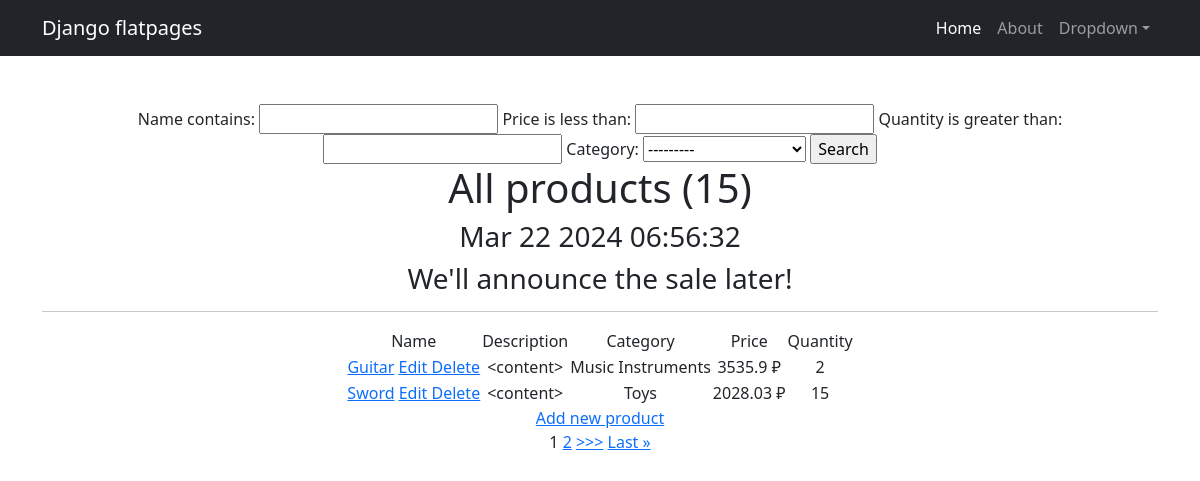
Screenshot of /products/ with the database file from the repository.
### simpleapp/models.py (models this page shows, shortened)
class Product(models.Model):
    name = models.CharField(
        max_length=50,
        unique=True,  # названия товаров не должны повторяться
    )
    description = models.TextField(
    )
    quantity = models.IntegerField(
        validators=[MinValueValidator(0, 'Quantity should be >= 0')],  # количество не может быть меньше 0
    )
    category = models.ForeignKey(
        to='Category',
        on_delete=models.CASCADE,
        related_name='products',  # все продукты в категории будут доступны через поле products
    )
    price = models.FloatField(
        validators=[MinValueValidator(0.0)],
    )
    def __str__(self):
        return f'{self.name.title()}: {self.description[:20]} ({self.price})'

class Category(models.Model):
    name = models.CharField(max_length=100, unique=True)
    def __str__(self):
        return self.name.title()

### simpleapp/views.py (the view)
# urls.py: path('', ProductsList.as_view()),
class ProductsList(ListView):
    model = Product
    ordering = '-price'
    template_name = 'products.html'
    context_object_name = 'products'  # по умолчанию носит имя 'object_list' и 'form'(?)
    paginate_by = 2  # поставим постраничный вывод в два элемента
    def get_context_data(self, **kwargs):
        context = super().get_context_data(**kwargs)  # сначала переопределяем набор аргументов класса
        context['filter'] = ProductFilter(self.request.GET, queryset=self.get_queryset())
        try:
            context['parameter'] = context['filter'].data.urlencode()
        except AttributeError:
            pass
        context['time_now'] = datetime.now()
        context['next_sale'] = None
        pprint(context)  # вывод всего содержимого объекта (context) в консоль
        return context
    def get_queryset(self):
        queryset = super().get_queryset()
        return ProductFilter(self.request.GET, queryset=queryset).qs

### simpleapp/templatetags/custom_filters.py (called while the page is built)
@register.filter()
def currency(value, code='rub'):
    postfix = CURRENCIES_SYMBOLS[code]
    return f'{value} {postfix}'

### simpleapp/templatetags/custom_tags.py (called while the page is built)
@register.simple_tag()
def current_time(format_string='%b %d %Y'):
    return datetime.now().strftime(format_string)

### templates/products.html (shortened to what this page needs)
{% extends 'flatpages/default.html' %}
{% load custom_filters %}
{% load custom_tags %}
{% block content %}
   <form method="GET">
       {{ filter.form }}
       <input type="submit" value="Search">
   </form>
   <h1>All products ({{ paginator.count }})</h1>
   <h3>{% current_time '%b %d %Y %H:%M:%S' %}</h3>
   <h3> {{ next_sale|default_if_none:"We'll announce the sale later!" }} </h3>
   <hr>
   {% if products %}
       <table align="center">
           <tr>
               <td>Name</td>
               <td>Description</td>
               <td>Category</td>
               <td>Price</td>
               <td>Quantity</td>
           </tr>
           {% for product in products %}
           <tr>
               <td>
                   <a href="{% url 'product_detail' product.id %}">{{ product.name|title }}</a>
                   <a href="{% url 'product_update' product.id %}"><u> Edit </u></a>
                   <a href="{% url 'product_delete' product.id %}"><u> Delete </u></a>
               </td>
               <td>{{ product.description|truncatechars:15 }}</td>
               <td>{{ product.category.name|title }}</td>
               <td>{{ product.price|currency }}</td>
               <td>{{ product.quantity }}</td>
           </tr>
           {% endfor %}
       </table>
   {% else %}
       <h2>There are no products!</h2>
   {% endif %}
   <a href="{% url 'product_create' %}">Add new product</a><br>
    {% if is_paginated %}
        {% for num in page_obj.paginator.page_range %}
            {% if page_obj.number == num %}
                <a>{{ num }}</a>
            {% elif num > page_obj.number|add:'-2' and num < page_obj.number|add:'2' %}
                <a href="?page={{ num }}">{{ num }}</a>
            {% endif %}
        {% endfor %}
        {% if page_obj.has_next %}
            <a href="?page={{ page_obj.next_page_number }}">>>></a>
            <a href="?page={{ page_obj.paginator.num_pages }}">Last &raquo;</a>
        {% endif %}
    {% endif %}
{% endblock content %}

### rows the page displays
Product: name "Guitar", description "<content>", category.name "Music Instruments", price "3535.9 ₽", quantity "2"
Product: name "Sword", description "<content>", category.name "Toys", price "2028.03 ₽", quantity "15"

### other values shown
{{ paginator.count }} "15"
{{ next_sale|default_if_none:"We'll announce the sale later!" }} "We'll announce the sale later!"
{{ num }} "1"
{{ num }} "2"
